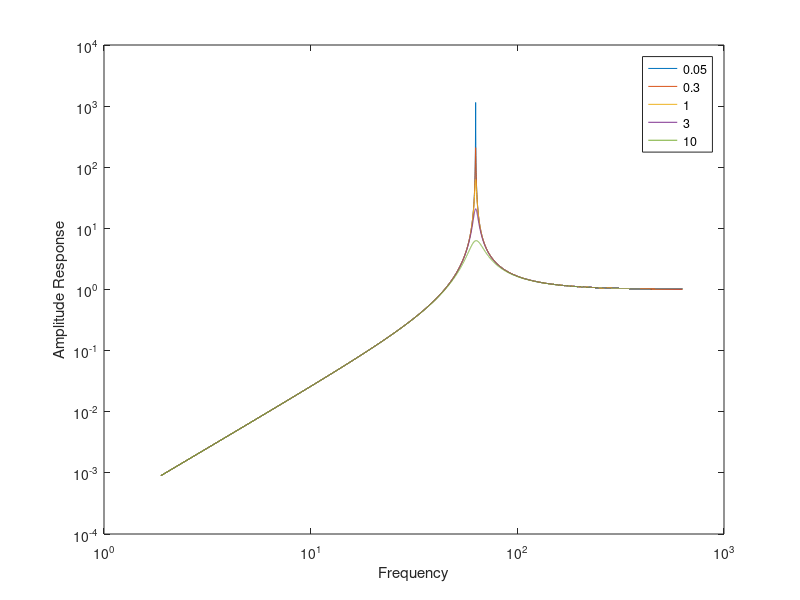
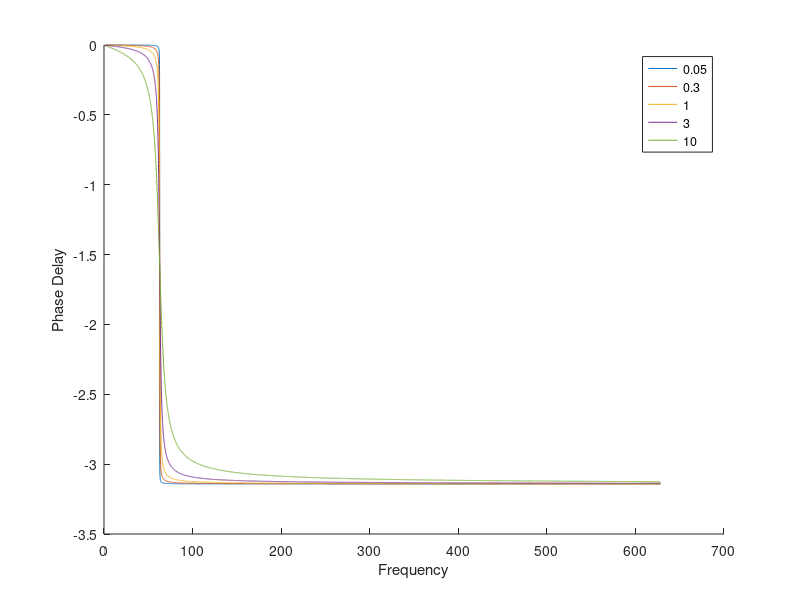
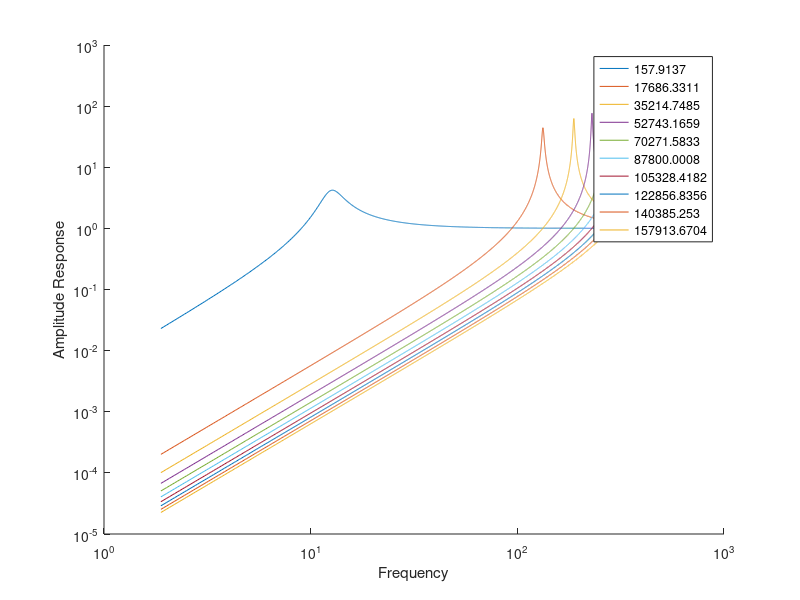
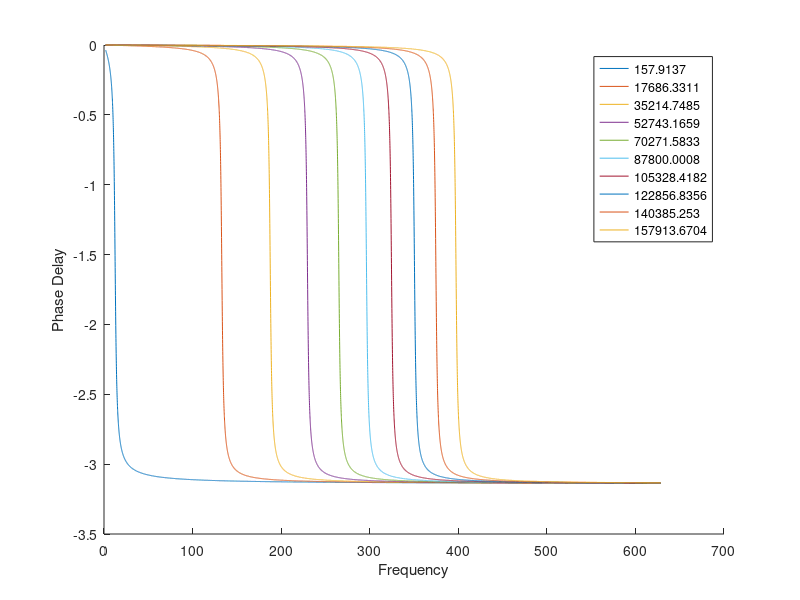

Write MATLAB code to recreate these figures, in order.
%MP2 for GEOL647

clear;
clearvars;

%q1.4
freq = linspace(0.3,100,10000);
w = 2*pi*freq;


%q1.5
k_M = 400*pi^2;
D_M = 0.05;
ARF = w.^2 ./ (sqrt((k_M - w.^2) .^ 2 + (D_M .* w) .^ 2));
plot(w,ARF,'DisplayName',num2str(D_M))
xlabel('Frequency');ylabel('Amplitude Response')
%The seismometer is most sensitive at about 63 rad^-1, or 10 Hz

%q1.6
set(gca,'xscale','log','yscale','log')
%The sensitivity of the seismometer below the resonant is higher than the sensitivity above the resonant frequency.

%q1.7
hold on;
for i = [0.3,1,3,10]
    ARF = w.^2 ./ (sqrt((k_M - w.^2) .^ 2 + (i .* w) .^ 2));
    plot(w,ARF,'DisplayName',num2str(i))
end

legend

%As D/M increases, the overshoot in the ARF at the resonant frequency is decreased.

%q1.8
figure;
xlabel('Frequency');ylabel('Phase Delay')
hold on;
for i = [0.05,0.3,1,3,10]
    PD = atan2(-w .* i,k_M - w .^ 2);
    plot(w,PD,'DisplayName',num2str(i))
end

legend
%Damping causes a "smoothing out" effect in the phase delay around the resonant frequency. At low D/M, the phase delay occurs abruptly at the resonant frequency, but an increase in D/M causes this change to occur more gradually.

%q1.9
%Based on the results of 7 and 8, a value of D/m that is somehwere in the middle between 0.05 and 10, say, 3 would be the ideal balance between a signal that is the most even, but also the least distorted.

%q1.10

figure;
xlabel('Frequency');ylabel('Amplitude Response')
set(gca,'xscale','log','yscale','log')
hold on;
D_M = 3;
for i = linspace(16*pi^2,16000*pi^2,10)
    ARF = w.^2 ./ (sqrt((i - w.^2) .^ 2 + (D_M .* w) .^ 2));
    plot(w,ARF,'DisplayName',num2str(i))
end
legend

f = figure;
xlabel('Frequency');ylabel('Phase Delay')
hold on;
for i = linspace(16*pi^2,16000*pi^2,10)
    PD = atan2(-w .* D_M,i - w .^ 2);
    plot(w,PD,'DisplayName',num2str(i))
end
legend

%Changing k/M changes the resonant frequency of the seismometer, so it shifts the peak and the dropoff for the ARF and the PD, respectively.

%q.11

%To maximize sensitivity for long period motion (i.e. low frequency), I would reduce k and increase m. D does not changes the sensitivity, but rather the distortion of the signal.
